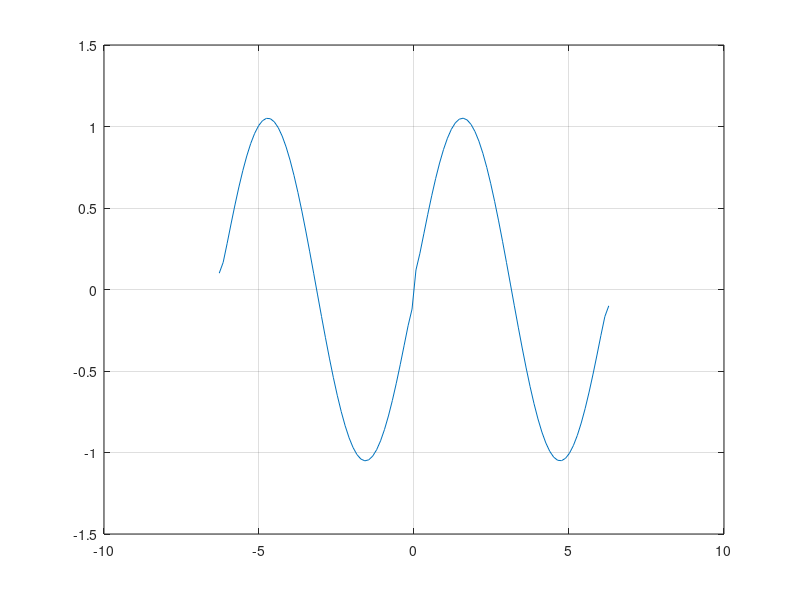

This figure's MATLAB source: (Note: this script raises an error after producing the figure.)
Ei = 1;
Ej = 1.1;
X  = 1;

delta = linspace(-2*pi,2*pi,100);

T = @(delta) X * sqrt( Ei^2 + Ej^2 - 2*Ei*Ej*cos(delta) );
F = @(delta) T(delta) * cos(delta/2) *sign(delta); 

F_ = @(delta)delta;

figure
plot( delta, arrayfun(@(d)F(d),delta) )
grid on
ax = gca;
ax.XTick = (-2:1/8:2)*pi;
% ax.XTickLabel = {'-2\pi','-\frac{7}{4}\pi','-\frac{3}{2}\pi','-\frac{5}{4}\pi','-\pi','-\frac{3}{4}\pi','-\frac{1}{2}\pi','-\frac{1}{4}\pi','0','\frac{1}{4}\pi','\frac{1}{2}\pi','\frac{3}{4}\pi','\pi','\frac{5}{4}\pi','\frac{3}{2}\pi','\frac{7}{4}\pi','2\pi',};
% xticklabels(ax,{'-2\pi','-\frac{7}{4}\pi','-\frac{3}{2}\pi','-\frac{5}{4}\pi','-\pi','-\frac{3}{4}\pi','-\frac{1}{2}\pi','-\frac{1}{4}\pi','0','\frac{1}{4}\pi','\frac{1}{2}\pi','\frac{3}{4}\pi','\pi','\frac{5}{4}\pi','\frac{3}{2}\pi','\frac{7}{4}\pi','2\pi',},'Interpreter','latex')

